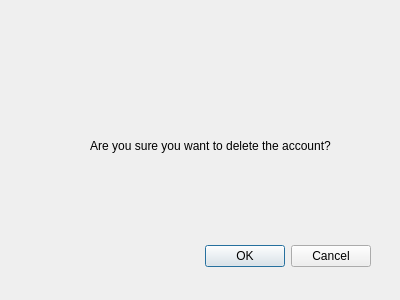
<?xml version="1.0" encoding="UTF-8"?>
<ui version="4.0">
 <class>Dialog</class>
 <widget class="QDialog" name="Dialog">
  <property name="geometry">
   <rect>
    <x>0</x>
    <y>0</y>
    <width>400</width>
    <height>300</height>
   </rect>
  </property>
  <property name="windowTitle">
   <string>Dialog</string>
  </property>
  <widget class="QDialogButtonBox" name="buttonBox">
   <property name="geometry">
    <rect>
     <x>30</x>
     <y>240</y>
     <width>341</width>
     <height>32</height>
    </rect>
   </property>
   <property name="orientation">
    <enum>Qt::Horizontal</enum>
   </property>
   <property name="standardButtons">
    <set>QDialogButtonBox::Cancel|QDialogButtonBox::Ok</set>
   </property>
  </widget>
  <widget class="QLabel" name="label">
   <property name="geometry">
    <rect>
     <x>50</x>
     <y>110</y>
     <width>321</width>
     <height>71</height>
    </rect>
   </property>
   <property name="text">
    <string>Are you sure you want to delete the account?</string>
   </property>
   <property name="alignment">
    <set>Qt::AlignCenter</set>
   </property>
  </widget>
 </widget>
 <resources/>
 <connections>
  <connection>
   <sender>buttonBox</sender>
   <signal>accepted()</signal>
   <receiver>Dialog</receiver>
   <slot>accept()</slot>
   <hints>
    <hint type="sourcelabel">
     <x>248</x>
     <y>254</y>
    </hint>
    <hint type="destinationlabel">
     <x>157</x>
     <y>274</y>
    </hint>
   </hints>
  </connection>
  <connection>
   <sender>buttonBox</sender>
   <signal>rejected()</signal>
   <receiver>Dialog</receiver>
   <slot>reject()</slot>
   <hints>
    <hint type="sourcelabel">
     <x>316</x>
     <y>260</y>
    </hint>
    <hint type="destinationlabel">
     <x>286</x>
     <y>274</y>
    </hint>
   </hints>
  </connection>
 </connections>
</ui>
